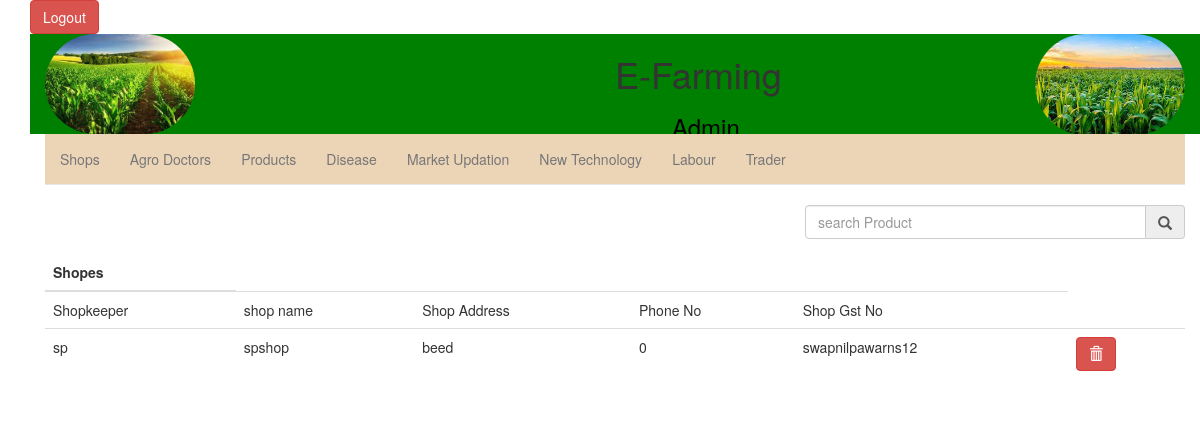
The app's page /admine/shoprecord.php with its own data.
### tables this page shows
CREATE TABLE `shop` (
  `owner` varchar(40) NOT NULL,
  `sname` varchar(50) NOT NULL,
  `saddress` varchar(100) NOT NULL,
  `ownumber` varchar(40) NOT NULL,
  `gst` varchar(16) NOT NULL
);

### admine/shoprecord.php (the view, shortened to what this page needs)
<!DOCTYPE html>
<html lang="">
    <head>
        <link href="https://maxcdn.bootstrapcdn.com/bootstrap/3.3.7/css/bootstrap.min.css" rel="stylesheet">
    </head>
    <body>
    <div class="container">
        <?php
        include("h.php")
        ?>
<div class="container">
            <div class="form-group input-group col-md-offset-3 col-md-4" style="float:right">
              <input type="search" name="search" id="search" class="form-control" placeholder="search Product" onkeyup="return search()"><span class="input-group-addon"><i class="glyphicon glyphicon-search"></i></span></div>
        <table class="table table-hover" id="display">
            <thead>
                <tr>
                    <th>Shopes</th>
                </tr>
            </thead>
            <tbody>
                <tr>
                <td>Shopkeeper</td>
                <td>shop name</td>
                <td>Shop Address</td>
                <td>Phone No</td>
                <td>Shop Gst No</td>
                </tr>
                <?php
                    require "dbcon.php";
                    $sql="select *from shop";
                   $res= mysqli_query($con,$sql);
                   while ($r=mysqli_fetch_array($res)) {
                    echo "<tr id='t1'>";
                    echo "<td>".$r[0]."</td>";
                    echo "<td>".$r[1]."</td>";
                    echo "<td>".$r[2]."</td>";
                    echo "<td>".$r[3]."</td>";
                    echo "<td>".$r[4]."</td>";
                    echo "<td><a href='../database/shopsave.php?action=remove&owner=".$r[0]."'role='button'class='btn btn-danger'><span class='glyphicon glyphicon-trash'aria-hidden='true'></span></button></td>";
                    echo "</tr>";
                   }
                    ?>
            </tbody>
        </table>
</div>
    </body>
</html>

### records on screen
shop: owner "sp", sname "spshop", saddress "beed", ownumber "0", gst "swapnilpawarns12"
